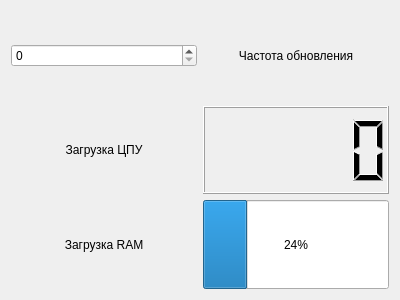
<?xml version="1.0" encoding="UTF-8"?>
<ui version="4.0">
 <class>Form</class>
 <widget class="QWidget" name="Form">
  <property name="geometry">
   <rect>
    <x>0</x>
    <y>0</y>
    <width>400</width>
    <height>300</height>
   </rect>
  </property>
  <property name="windowTitle">
   <string>SystemInfo</string>
  </property>
  <layout class="QHBoxLayout" name="horizontalLayout_4">
   <item>
    <layout class="QVBoxLayout" name="verticalLayout">
     <item>
      <layout class="QHBoxLayout" name="horizontalLayout">
       <item>
        <widget class="QSpinBox" name="spinBox"/>
       </item>
       <item>
        <widget class="QLabel" name="label_3">
         <property name="enabled">
          <bool>true</bool>
         </property>
         <property name="sizePolicy">
          <sizepolicy hsizetype="Preferred" vsizetype="Preferred">
           <horstretch>0</horstretch>
           <verstretch>0</verstretch>
          </sizepolicy>
         </property>
         <property name="minimumSize">
          <size>
           <width>12</width>
           <height>4</height>
          </size>
         </property>
         <property name="maximumSize">
          <size>
           <width>200</width>
           <height>100</height>
          </size>
         </property>
         <property name="text">
          <string>Частота обновления</string>
         </property>
         <property name="alignment">
          <set>Qt::AlignCenter</set>
         </property>
        </widget>
       </item>
      </layout>
     </item>
     <item>
      <layout class="QHBoxLayout" name="horizontalLayout_2">
       <item>
        <widget class="QLabel" name="label">
         <property name="sizePolicy">
          <sizepolicy hsizetype="Minimum" vsizetype="Minimum">
           <horstretch>0</horstretch>
           <verstretch>0</verstretch>
          </sizepolicy>
         </property>
         <property name="minimumSize">
          <size>
           <width>150</width>
           <height>88</height>
          </size>
         </property>
         <property name="text">
          <string>Загрузка ЦПУ</string>
         </property>
         <property name="alignment">
          <set>Qt::AlignCenter</set>
         </property>
        </widget>
       </item>
       <item>
        <widget class="QLCDNumber" name="lcdNumber"/>
       </item>
      </layout>
     </item>
     <item>
      <layout class="QHBoxLayout" name="horizontalLayout_3">
       <item>
        <widget class="QLabel" name="label_2">
         <property name="sizePolicy">
          <sizepolicy hsizetype="Minimum" vsizetype="Minimum">
           <horstretch>0</horstretch>
           <verstretch>0</verstretch>
          </sizepolicy>
         </property>
         <property name="minimumSize">
          <size>
           <width>150</width>
           <height>88</height>
          </size>
         </property>
         <property name="text">
          <string>Загрузка RAM</string>
         </property>
         <property name="alignment">
          <set>Qt::AlignCenter</set>
         </property>
        </widget>
       </item>
       <item>
        <widget class="QProgressBar" name="progressBar">
         <property name="sizePolicy">
          <sizepolicy hsizetype="Minimum" vsizetype="Minimum">
           <horstretch>0</horstretch>
           <verstretch>0</verstretch>
          </sizepolicy>
         </property>
         <property name="value">
          <number>24</number>
         </property>
        </widget>
       </item>
      </layout>
     </item>
    </layout>
   </item>
  </layout>
 </widget>
 <resources/>
 <connections/>
</ui>
